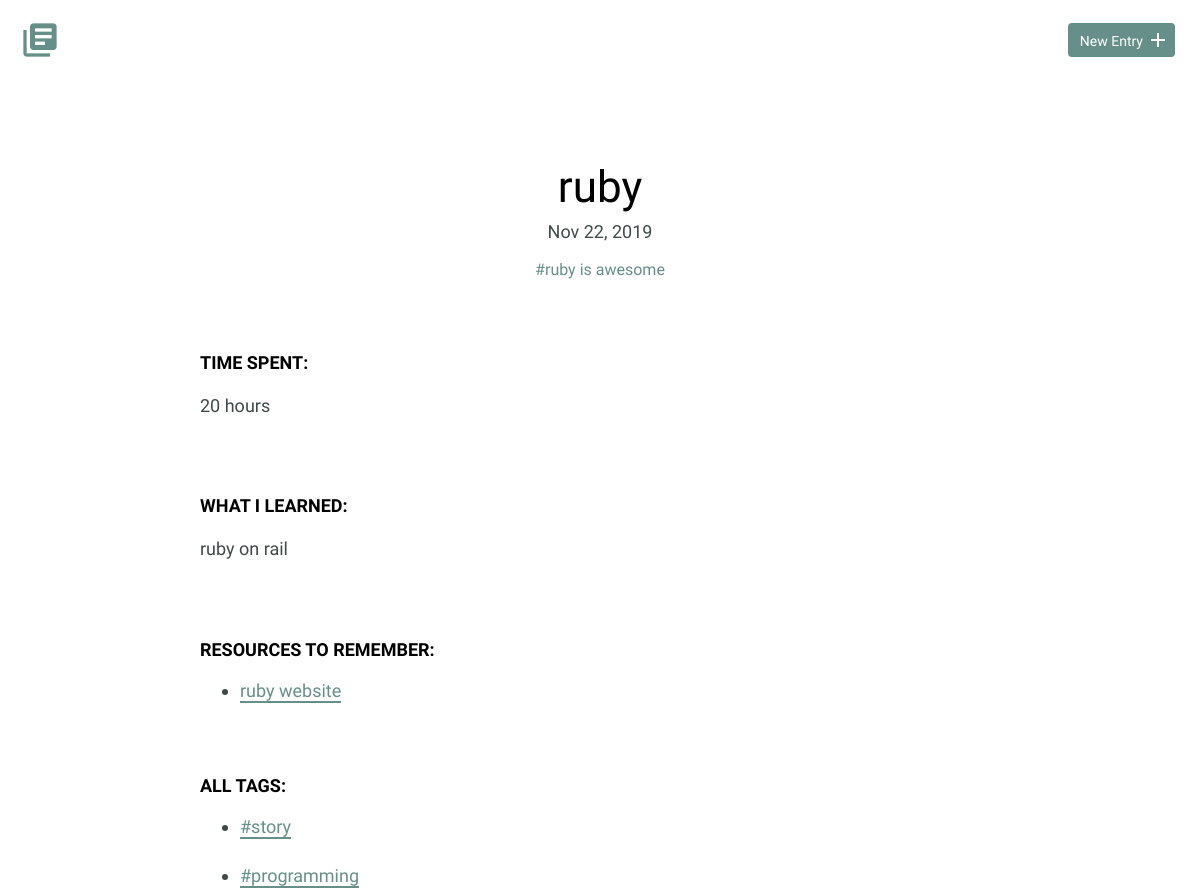
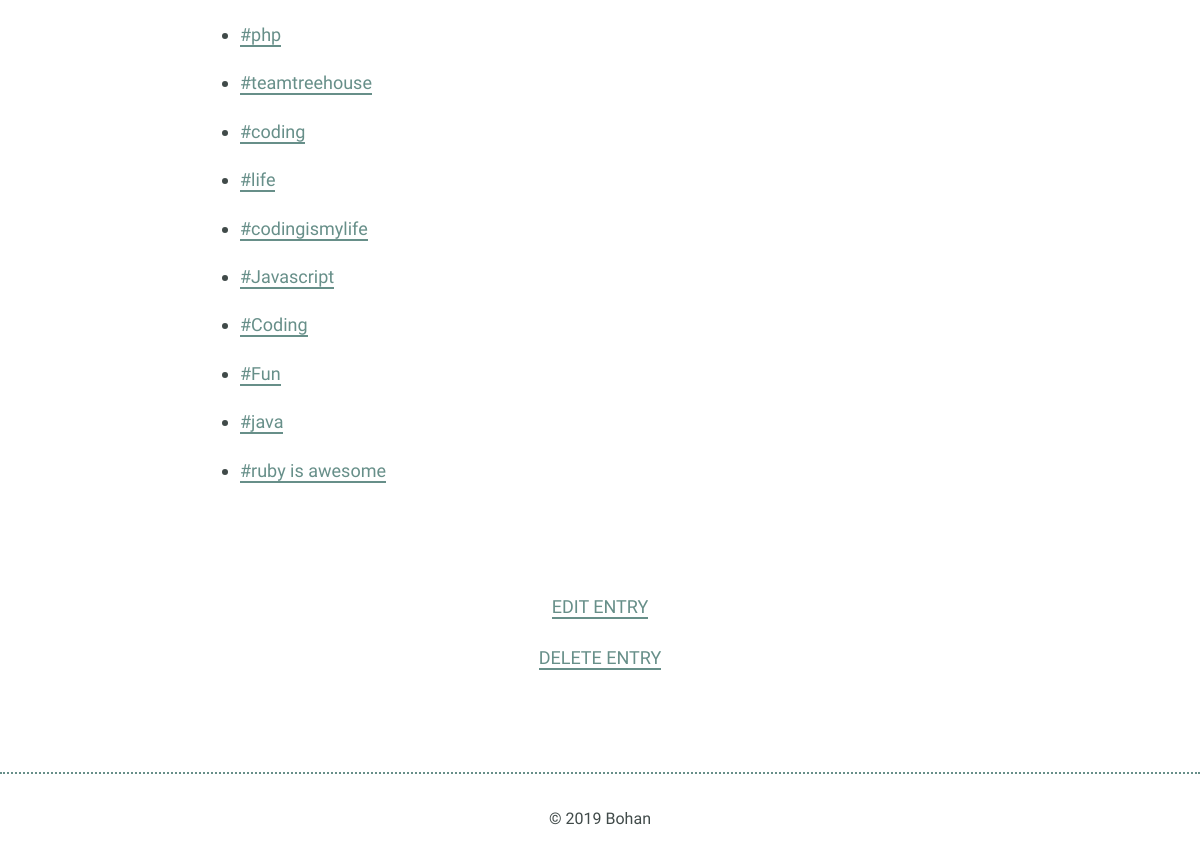
/detail.php?id=8, run on the app's committed database (2 pictures, top to bottom).
### tables this page shows
CREATE TABLE "entries" (
	`id`	INTEGER,
	`title`	TEXT,
	`date`	TEXT,
	`time_spent`	INTEGER,
	`learned`	BLOB,
	`resources`	BLOB,
	PRIMARY KEY(`id`)
);

### inc/db_fetch_detail.php (called while the page is built, shortened)
<?php
    function db_fetch_detail_no_tags(){
        try{
            include('db_connection.php');
            $id = filter_input(INPUT_GET, 'id', FILTER_SANITIZE_NUMBER_INT);
            $sql = "
                SELECT * FROM entries WHERE entries.id = ?
            ";
            $pdo = $db->prepare($sql);
            $pdo->bindValue(1, $id, PDO::PARAM_INT);
            $pdo->execute();
            $results = $pdo->fetch(PDO::FETCH_ASSOC);
            return $results;
        }catch(Exception $e){
            echo $e->getMessage();
        }
    }
?>

### inc/db_fetch.php (called while the page is built, shortened)
<?php
    function db_fetch_tags_under_same_entry($id){
        try{
            include('db_connection.php');
            $sql = "
                SELECT tags.tag_name FROM entries
                LEFT jOIN entries_tags ON entries.id = entry_id
                LEFT JOIN tags on tags.id = tag_id
                WHERE entry_id = ?;
            ";
            $pdo = $db->prepare($sql);
            $pdo->bindValue(1, $id, PDO::PARAM_INT);
            $pdo->execute();
            $results = $pdo->fetchAll(PDO::FETCH_ASSOC);
            return $results;
        }catch(Exception $e){
            echo $e->getMessage();
        }
    }
    function db_fetch_tags(){
        try{
            include('db_connection.php');
            $sql = "SELECT DISTINCT `tag_name` FROM `tags`";
            $pdo = $db->prepare($sql);
            $pdo->execute();
            $results = $pdo->fetchAll(PDO::FETCH_ASSOC);
            return $results;
        }catch(Exception $e){
            echo $e->getMessage();
        }
    }
?>

### detail.php (the view, shortened to what this page needs)
<!DOCTYPE html>
<html>
    <head>
        <link rel="stylesheet" href="css/normalize.css">
        <link rel="stylesheet" href="css/site.css">
    </head>
    <body>
        <?php
            include("header.php");
        ?>
        <section>
            <div class="container">
                <div class="entry-list single">
                    <?php
                        include('inc/db_fetch.php');
                        include('inc/db_fetch_detail.php');
                        $result = db_fetch_detail_no_tags();
                        $tags = db_fetch_tags();
                        echo
                        "<article>"
                        .   "<h1>$result[title]</h1>"
                            ."<time datetime=$result[date]>" . date_format(new DateTime($result['date']), 'M d, Y') . "</time>";
                            $entry_tags = db_fetch_tags_under_same_entry($result['id']);
                                foreach($entry_tags as $key_tag => $tag){
                                    if(!empty($tag['tag_name'])){
                                        echo "
                                                <span><a style='text-decoration:none;color:#678f89;' href='filtered.php?filter=$tag[tag_name]'>#$tag[tag_name]</a></span>
                                        ";
                                    }
                            }
                            echo "<div class='entry'>"
                                ."<h3>Time Spent: </h3>"
                                ."<p>$result[time_spent]</p>"
                            ."</div>"
                            ."<div class='entry'>"
                                ."<h3>What I Learned:</h3>"
                                ."<p>$result[learned]</p>"
                            ."</div>"
                            ."<div class='entry'>"
                                ."<h3>Resources to Remember:</h3>";
                                if(empty($result['resources'])){
                                    echo "<p>No resources to show!</p>";
                                }else{
                                    echo
                                    "<ul>"
                                        ."<li><a href=''>$result[resources]</a></li>"
                                    ."</ul>";
                                }
                            echo "</div>"
                        ."</article>";
                        echo "<h3>All Tags:</h3>";
                        foreach($tags as $tag){
                            if(!empty($tag['tag_name'])){
                                echo  "<ul>"
                                        ."<li><a href='filtered.php?filter=$tag[tag_name]'>#$tag[tag_name]</a></li>"
                                    ."</ul>";
                            }
                         }
                    ?>
                </div>
            </div>
            <div class="edit">
                <?php
                    echo "<p><a href='edit.php?id=$result[id]'>Edit Entry</a></p>";
                    echo "<p><a href='inc/db_delete.php?id=$result[id]'>Delete Entry</a></p>";
                ?>
            </div>
        </section>
        <?php
            include("footer.php");
        ?>
    </body>
</html>

### css/site.css (style rules this page uses)
body { font-size: 16px; color: #404a49; font-family: 'Cousine', serif; font-weight: 400; }
.container { margin: 0 auto; padding: 0 25px; }
h1, h2, h3 { margin: 0; font-weight: 400; line-height: 1em; color: #000; }
h1 { font-size: 44px; margin-bottom: 12px; }
h3 { font-size: 18px; font-family: 'Work Sans', serif; font-weight: 600; text-transform: uppercase; }
p { line-height: 1.8em; font-size: 18px; }
p a { border-bottom: 2px solid #678f89; padding: 0; color: #678f89; text-decoration: none; }
ul li { line-height: 1.8em; font-size: 18px; }
ul li a { border-bottom: 2px solid #678f89; line-height: 1.8em; color: #678f89; text-decoration: none; }
.entry-list, .edit-entry, .new-entry { max-width: 800px; margin: 0 auto; padding: 70px 0 150px 0; }
.entry-list article { margin-bottom: 70px; text-align: center; }
.entry-list.single { padding-bottom: 70px; }
.entry-list.single time { font-size: 18px; }
.entry { max-width: 800px; margin: 75px auto 0 auto; text-align: left; }
.entry p { margin-bottom: 40px; }
.edit { padding-bottom: 80px; text-align: center; margin: 0 auto; }
.edit a { font-weight: 400; text-transform: uppercase; font-size: 18px; }

### data on the page
entries: title "ruby", date "Nov 22, 2019", time_spent "20 hours", learned "ruby on rail", resources "ruby website"

### other printed values
$tag[tag_name] "ruby is awesome"
$tag[tag_name] "story"
$tag[tag_name] "programming"
$tag[tag_name] "php"
$tag[tag_name] "teamtreehouse"
$tag[tag_name] "coding"
$tag[tag_name] "life"
$tag[tag_name] "codingismylife"
$tag[tag_name] "Javascript"
$tag[tag_name] "Coding"
$tag[tag_name] "Fun"
$tag[tag_name] "java"
